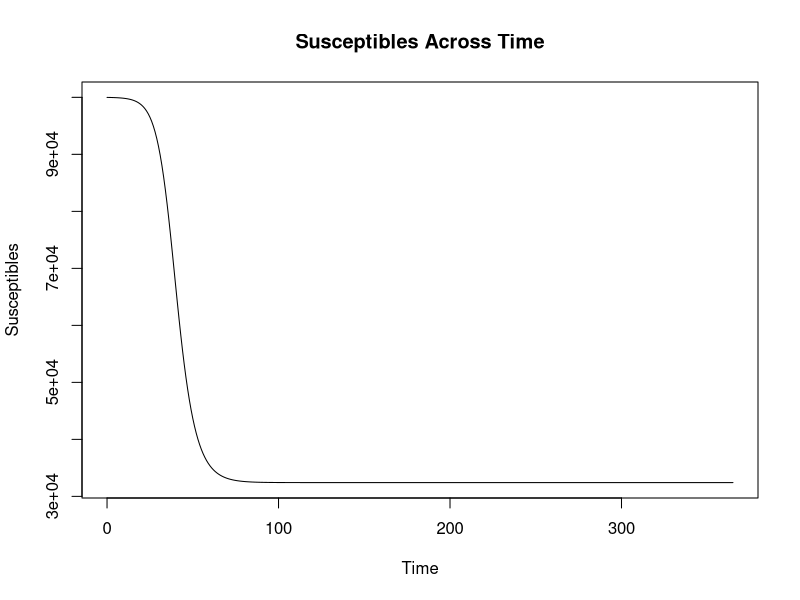
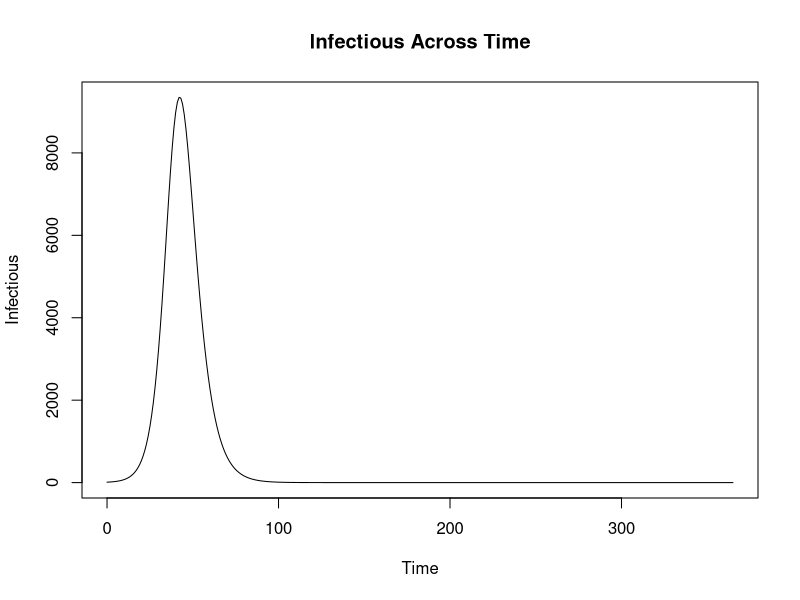
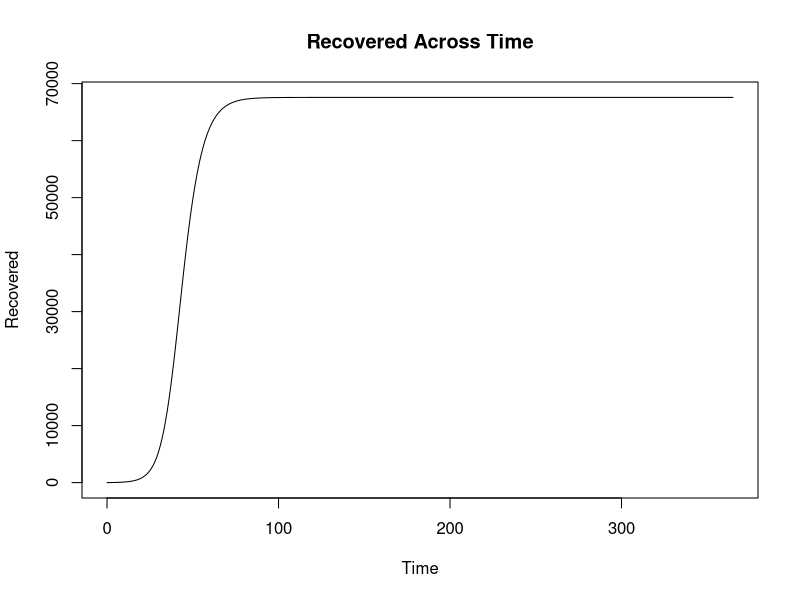
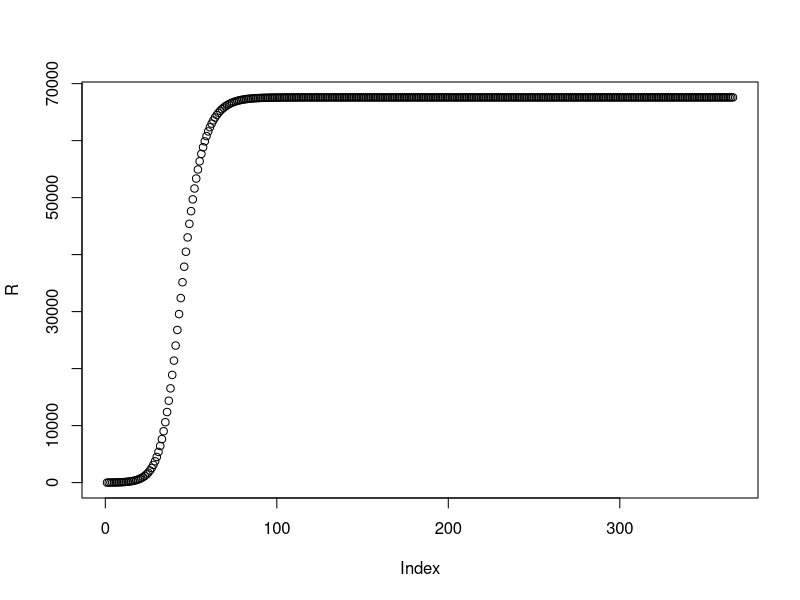
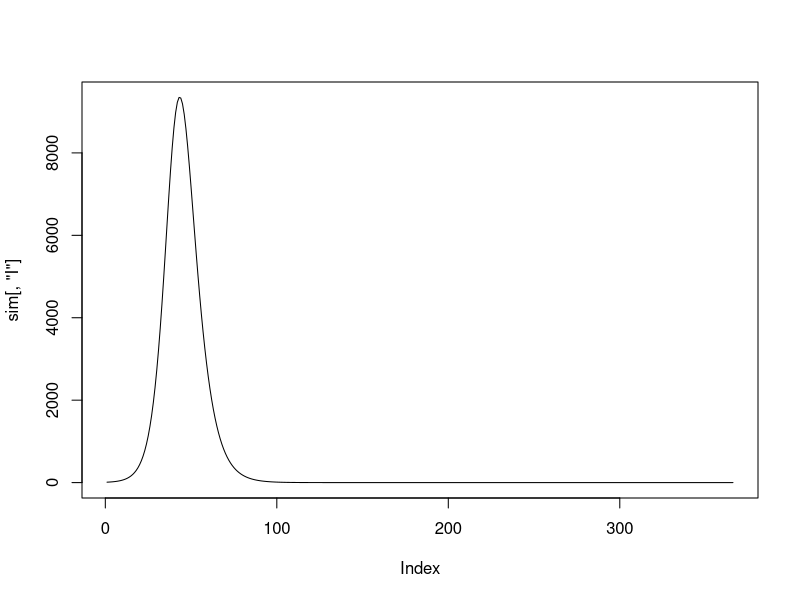
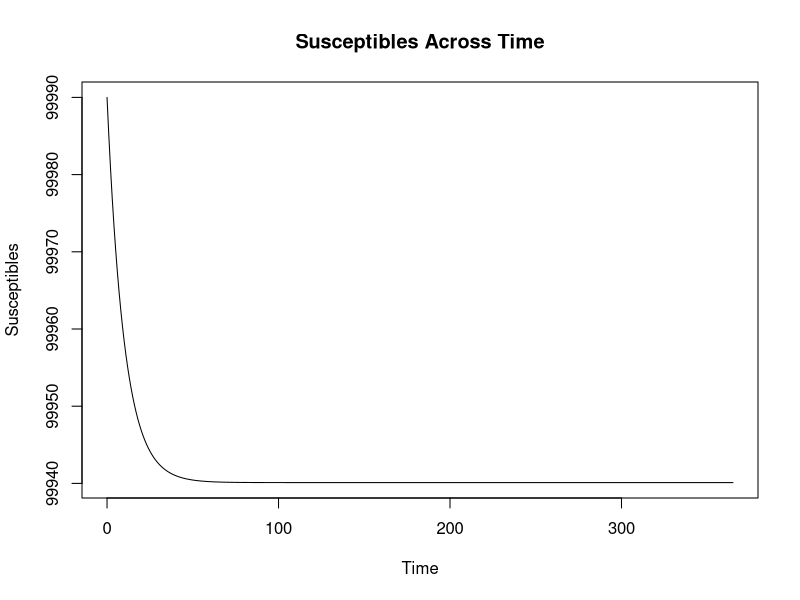
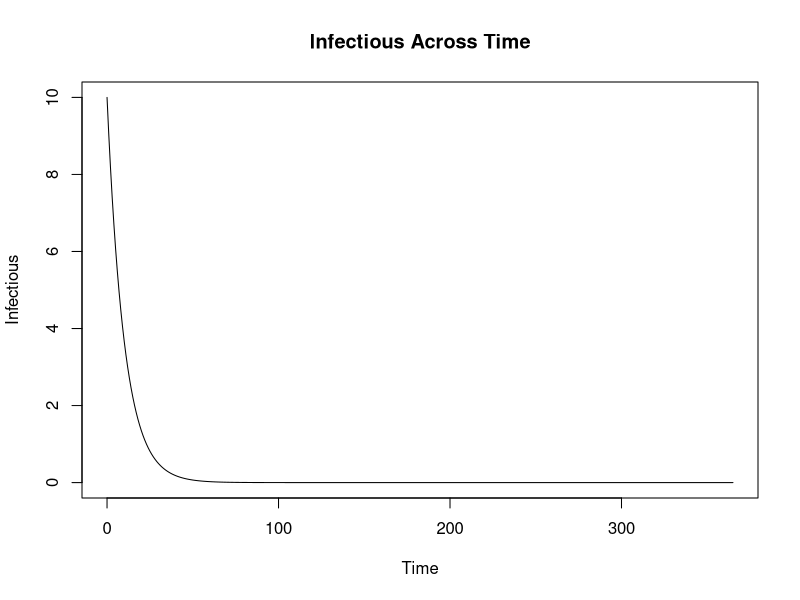
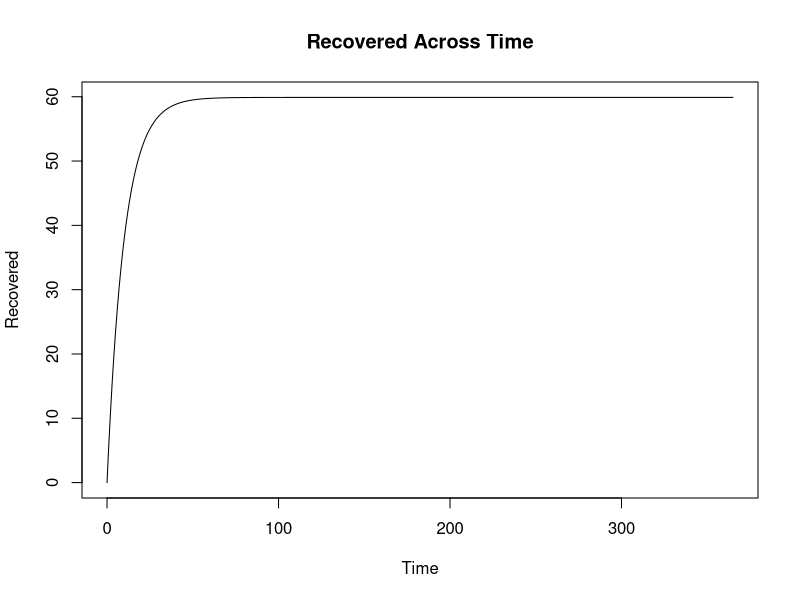

The R script that drew these images, in order:
## Lab 3: SIR MODEL (cont'ed)
## Using the SIR model to study epidemic dynamics


#############################################################################
## !!! NOTE: Please focus on the questions in the lab slides (i.e. pdf file)  
##              -those are the core questions you need to answer. 
## Any additional questions in this R script are meant as guidelines.
#############################################################################

## if you haven't had it installed yet, type in the following first:
## install.packages('deSolve')
library(deSolve)

################################################################################
## SETTING UP THE SIR MODEL
################################################################################
# Step 1: code the SIR model (or function here)
SIR=function(t,state,parameters){
  with(as.list(c(state,parameters)),{
    # rate of change
    dS = -beta*S*I/N;
    dI= beta*S*I/N - gamma*I;
    dR = gamma*I;
    
    # return the rate of change
    list(c(dS, dI, dR))
  }) # end with(as.list...)
}

# Step 2: specify initial conditions/parameters
N=1e5; # population size
I0=10; # initial No. of Infectious people
S0=N-I0;  # initial No. of Susceptible people
R0=0; # initial No. of Recovered People
state=c(S=S0, I=I0, R=R0);  # store the inital conditions I & S together 
parameters=c(beta=.5,gamma=.3);  # store the model parameters, unit: per day

times=seq(0,100,by=1);  # set simulation time steps: 0 to 100 days here

# Step 3: call the ode function to generate the simulation
sim=ode(y=state,times=times,func=SIR,parms=parameters);



## LAB REPORT EXERCISES:
################################################################################
## Q1: What do we find R (# recovered)?
################################################################################
beta=.5; gamma=.3;
parameters=c(beta=beta,gamma=gamma)
times=seq(0,365,by=1);  # run for a year
state=c(S=S0,I=I0, R=R0)
sim=ode(y=state,times=times,func=SIR,parms=parameters);
# what are S, I at each point in time?
# what is R at each point in time?

plot(x = sim[,'time'], y = sim[,'S'], 
     xlab='Time', ylab='Susceptibles', 
     main='Susceptibles Across Time', type='l')

plot(x = sim[,'time'], y = sim[,'I'], 
     xlab='Time', ylab='Infectious', 
     main='Infectious Across Time', type='l')

plot(x = sim[,'time'], y = sim[,'R'], 
     xlab='Time', ylab='Recovered', 
     main='Recovered Across Time', type='l')

R = N - sim[, 'S'] - sim[, 'I']
plot(R)
plot(sim[, 'I'], type = 'l')
tail(R, 1)

################################################################################
## Q2: TEST HOW BETA AND GAMMA (R0) AFFECT THE EPIDEMIC
################################################################################
## CHANGE THE PARAMETERS SPECIFIC IN THE LAB ASSIGNMENT
## RUN THE MODEL AND SEE THE DIFFERENCE
## REPORT YOUR FINDINGS
beta=.5; gamma=.6;
parameters=c(beta=beta,gamma=gamma)
times=seq(0,365,by=1);  # run for a year
state=c(S=S0,I=I0, R=R0)
sim=ode(y=state,times=times,func=SIR,parms=parameters);

plot(x = sim[,'time'], y = sim[,'S'], 
     xlab='Time', ylab='Susceptibles', 
     main='Susceptibles Across Time', type='l')

plot(x = sim[,'time'], y = sim[,'I'], 
     xlab='Time', ylab='Infectious', 
     main='Infectious Across Time', type='l')

plot(x = sim[,'time'], y = sim[,'R'], 
     xlab='Time', ylab='Recovered', 
     main='Recovered Across Time', type='l')

R = N - sim[, 'S'] - sim[, 'I']
plot(R)
plot(sim[, 'I'], type = 'l')
tail(R, 1)


################################################################################
## Qs3&4: TEST EXPONENTIAL PERIOD: the first few weeks
################################################################################
N=1e5; I0=10; S0=N-I0; R0=0;
state=c(S=S0,I=I0, R=R0);
parameters=c(beta=.5,gamma=.3);

times=seq(0,100,by=1);
sim=ode(y=state,times=times,func=SIR,parms=parameters);
s=sim[,'S']/N
i=sim[,'I']/N
r=sim[,'R']/N

WkExp=8; # CHANGE THE NUMBER OF WEEK HERE
Iexp=sim[seq(1,length=WkExp,by=7),'I']; 
# NOTE: THE TIME STEP IN THE SIMULATION IS DAY, BUT WE ARE LOOKING AT WEEK HERE
# SO WE USE 'seq(1,length=WkExp,by=7)' TO EXTRACT THE CORRESPONDING DATE FOR EACH WEEK
lnI=log(Iexp); # TAKE THE LOG
tt=seq(1,length=WkExp,by=7)
fit=lm(lnI~tt) # LINEAR REGRESSION
slope=fit$coeff[2] ## extract the slope for the linear regression

slope <- coef(fit)[2]  # Extract the slope properly
print(slope)  # Display the value of the slope

par(mfrow=c(1,1),cex=1.5)
plot(tt,lnI,xlab='Time', ylab='Ln(I)', main='Natural Log of I Across Time')
lines(tt,fit$coeff[1]+fit$coeff[2]*tt,col='red',lwd=2)

## NOW TRY HOW LONG THE EXPONENTIAL PERIOD CAN LAST BY CHANING WkExp by yourself


################################################################################
## Q5: TEST EPIDEMIC BURNOUT
################################################################################
N=1e5; I0=10; S0=N-I0; R0=0;
beta=0.5; gamma=0.3
times=seq(0,600,by=1);
sim=ode(y=state,times=times,func=SIR,parms=parameters)
